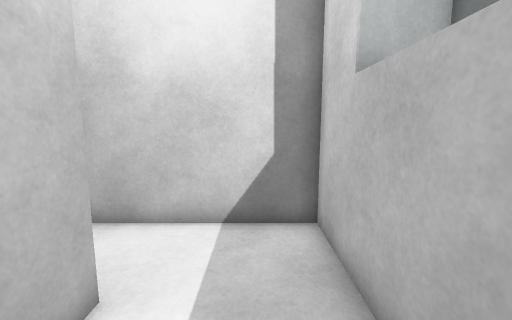
[1] (above)

12 first-person views from a walk through a Unity game level. The camera is 1.4 m above the floor, tilts 8° down and sees 90° across. The floor is counted in squares, 0.5 m on a side. Each view is taken from the middle of a square. On the plan, view 1 faces up. The plan holds only what a view shows up to about 19 squares ahead; the rest is blank. The player character is not drawn. Surface patterns are stand-ins for the level's own textures.

[2]
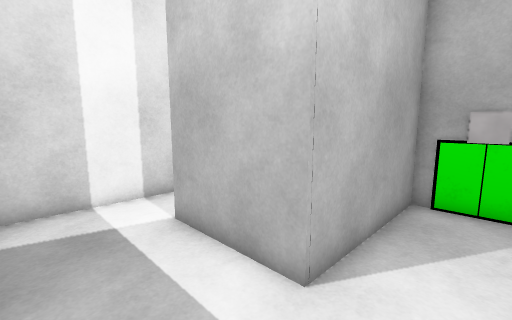

[3]
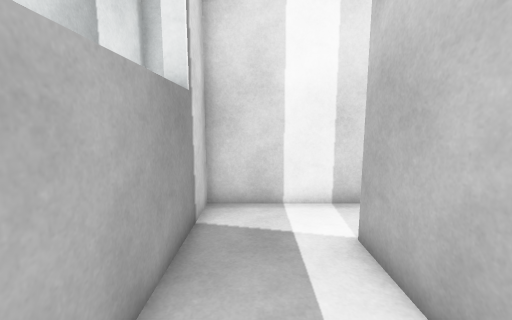

[4]
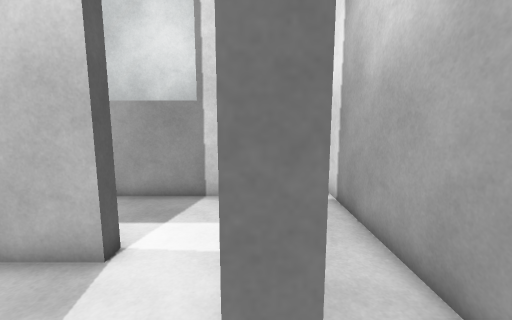

[5]
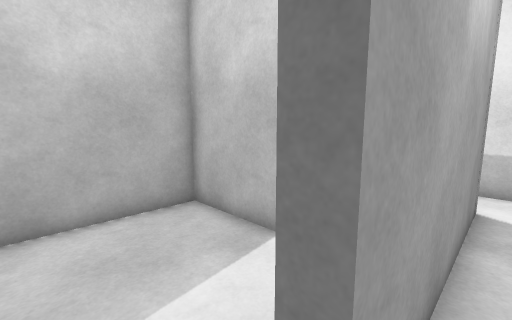

[6]
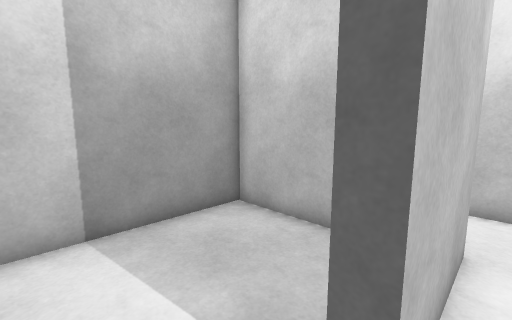

[7]
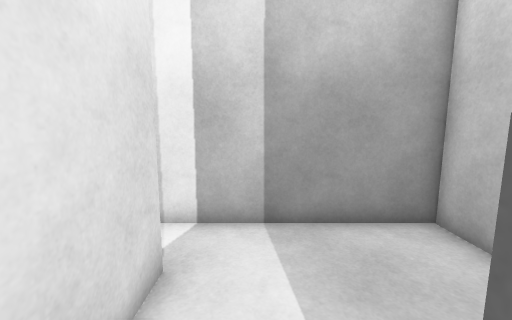

[8]
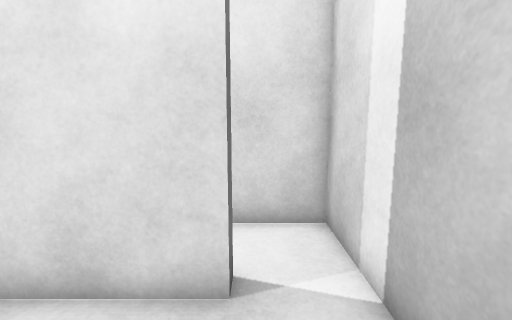

[9]
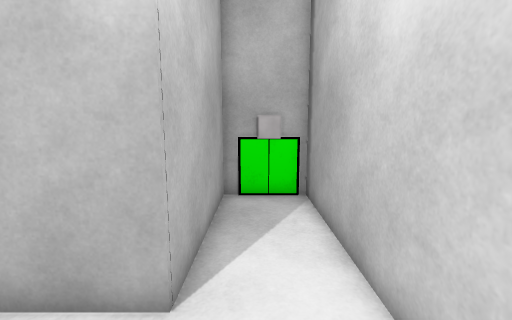

[10]
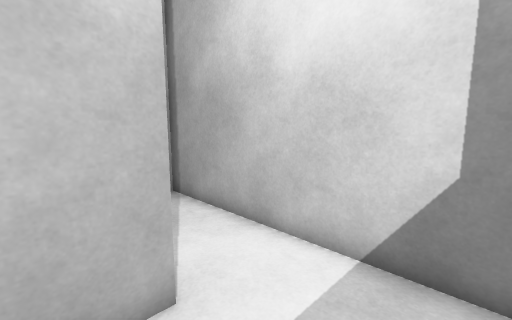

[11]
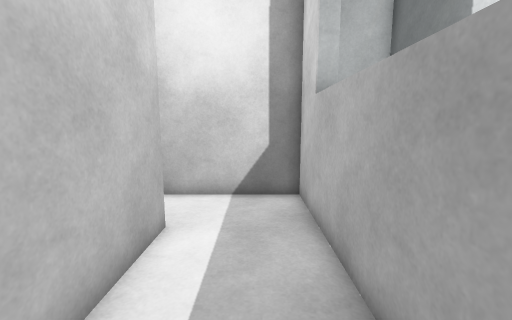

[12]
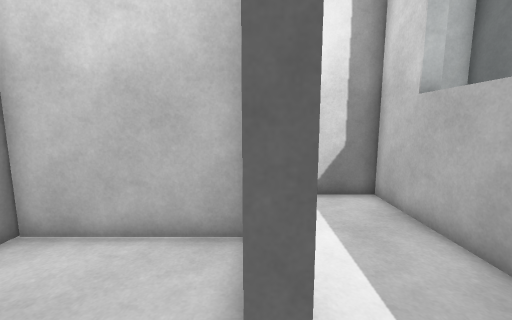

### Floor plan
Ten units are one square. View 1 is at (0, 0); x grows to the right and y downward. Boxes are objects, and circles mark ways between rooms. Rooms are numbered by the first view taken in them; rooms with no view inside come last. Other rooms are left out.
<svg viewBox="-95 -75 150 150">
<path fill="none" stroke="#000" d="M-15 38 17 38 17 -70 -90 -70 -90 -37 -25 -37 -25 9M24 44 -66 44 -66 38M50 52 50 42M-54 70 24 70M-90 36 -90 70 -62 70M-66 38 -15 38M-25 9 -31 9 -31 -31 -90 -31 -90 36"/>
<circle cx="-25" cy="25" r="3" fill="#2a7"/>
<circle cx="-75" cy="40" r="3" fill="#2a7"/>
<text x="-10" y="-30">1</text>
<text x="0" y="50">2</text>
<text x="-60" y="10">3</text>
</svg>
Room 1 opens to room 3. Room 2 opens to room 3.

Where each view was taken, in squares from view 1:
view 1: 0 up, 0 right, facing up
view 2: 6 up, 1 right, facing down-left
view 3: 5 up, 0 right, facing down
view 4: 4 down, 8 left, facing right
view 5: 5 down, 8 left, facing up-right
view 6: 3 down, 2 left, facing up-left
view 7: 2 down, 2 left, facing left
view 8: 0 up, 7 left, facing down
view 9: 5 up, 1 right, facing left
view 10: 2 up, 1 right, facing up-left
view 11: 3 down, 0 right, facing up
view 12: 3 down, 3 left, facing up
